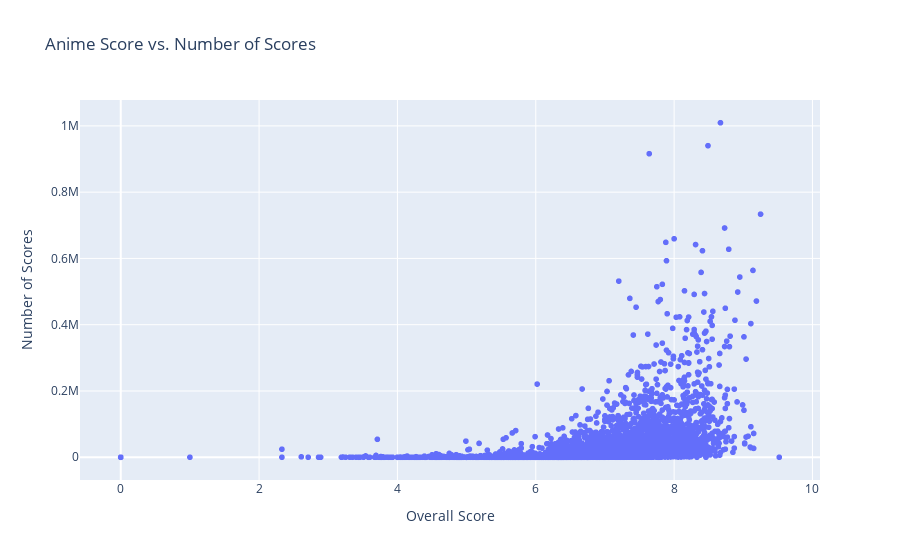

Write notebook code for a chart like this one.
### Code cell
# Creating a scatter plot for Anime Score vs. Number of Scores
fig = px.scatter(anime_data, x='score', y='scored_by', 
                 labels={'score': 'Overall Score', 'scored_by': 'Number of Scores'}, 
                 title='Anime Score vs. Number of Scores')

# Show the plot
fig.show()

### Figure 1 — Plotly figure (JSON) as saved in the notebook; plotly's stock layout.template omitted (floating-point values rounded to 4 significant figures; data arrays with more than 128 entries replaced by an {"elided": "..."} marker saying what was removed)
{"data": [{"hovertemplate": "Overall Score=%{x}<br>Number of Scores=%{y}<extra></extra>", "legendgroup": "", "marker": {"color": "#636efa", "symbol": "circle"}, "mode": "markers", "name": "", "showlegend": false, "type": "scattergl", "x": {"elided": "6668 float values"}, "xaxis": "x", "y": {"elided": "6668 int values"}, "yaxis": "y"}], "layout": {"legend": {"tracegroupgap": 0}, "title": {"text": "Anime Score vs. Number of Scores"}, "xaxis": {"anchor": "y", "domain": [0, 1], "title": {"text": "Overall Score"}}, "yaxis": {"anchor": "x", "domain": [0, 1], "title": {"text": "Number of Scores"}}}}
